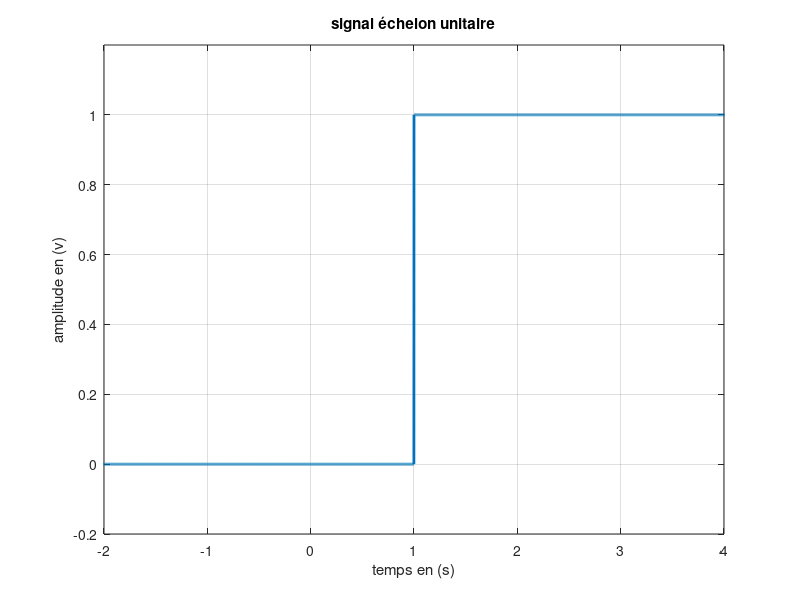

The MATLAB script that drew this image:
t = -10:1/1000:10;
u = zeros(size(t));
u(find(t >= 1)) = 1;
figure(3);
plot(t, u, 'LineWidth', 2);
grid;
xlabel('temps en (s)');
ylabel('amplitude en (v)');
title('signal échelon unitaire');
axis([-2 4 -0.2 1.2]);        % Zoom autour de la transition à t = 1
